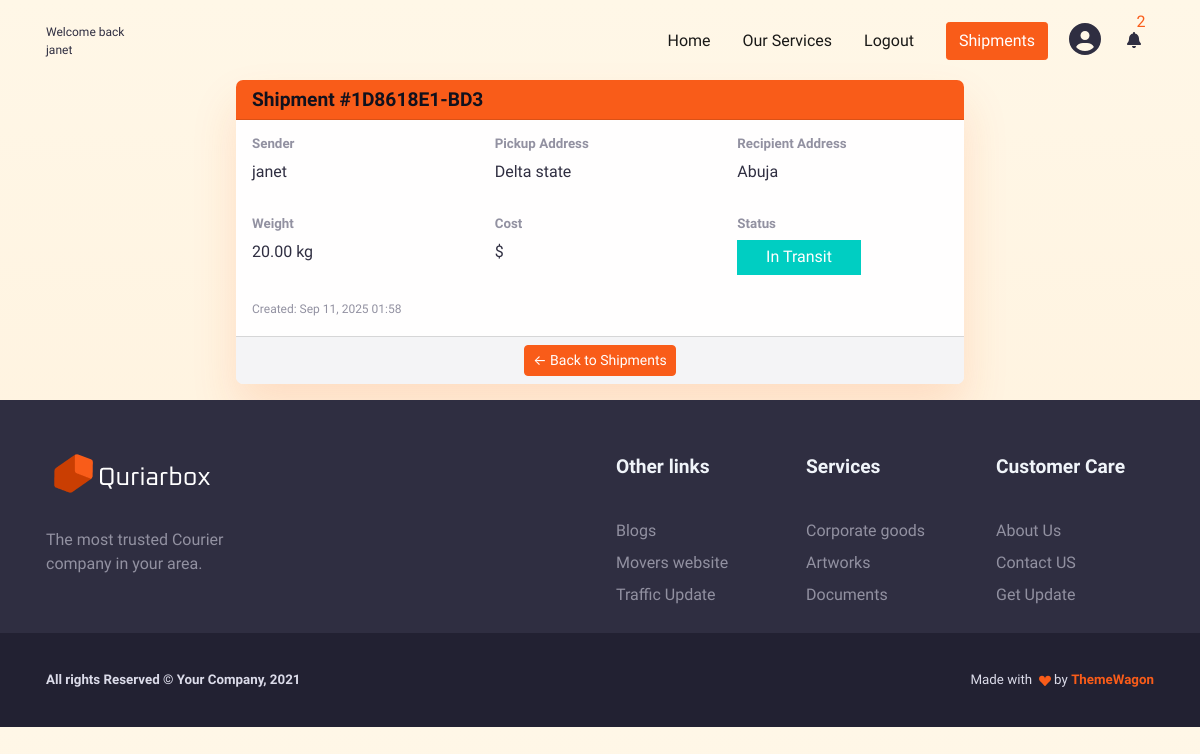
Screenshot of /shipments/24 (signed in) with the database file from the repository.
### shipments/models.py (models this page shows, shortened)
class Shipment(models.Model):
    STATUS_CHOICES = [
        ("PENDING", "Pending"),
        ("IN_TRANSIT", "In Transit"),
        ("DELIVERED", "Delivered"),
        ("CANCELED", "Cancelled"),
    ]
    user = models.ForeignKey(User, on_delete=models.CASCADE, related_name="shipments")
    tracking_number = models.CharField(max_length=20, unique=True, blank=True)
    origin_address = models.TextField(max_length=255)
    destination_address = models.TextField(max_length=255)
    weight = models.DecimalField(max_digits=6, decimal_places=2)
    status = models.CharField(max_length=20, choices=STATUS_CHOICES, default="PENDING")
    created_at = models.DateTimeField(auto_now_add=True)
    updated_at = models.DateTimeField(auto_now=True)

### shipments/views.py (the view)
# urls.py: path("<int:pk>", ShipmentDetailView.as_view(), name="detail"),
class ShipmentDetailView(LoginRequiredMixin, DetailView):
    model = Shipment
    template_name = "shipments/detail.html"
    context_object_name = "shipment"
    login_url = "users:login"

### notifications/context_processor.py (called while the page is built)
def notifications_count(request):
    if not request.user.is_authenticated:
        return {}
    unread_count = Notification.objects.filter(recipient=request.user,is_read=False).count()
    recent = Notification.objects.filter(recipient=request.user)[:6]
    return {
        "unread_notification_count": unread_count,
        "recent_notifications": recent}

### shipments/templates/shipments/detail.html (shortened to what this page needs)
{% extends "base.html" %}
{% load static %}
{% block content %}
<div class="container mt-7 mb-3">
    <div class="row justify-content-center">
        <div class="col-md-8">
            <div class="card shadow-sm border-0 rounded-lg">
                <div class="card-header bg-primary text-white">
                    <h5 class="mb-0">Shipment #{{ shipment.tracking_number }}</h5>
                </div>
                <div class="card-body">
                    <div class="row mb-3">
                        <div class="col-4">
                            <h6 class="text-muted">Sender</h6>
                            <p>{{ shipment.user.username }}</p>
                        </div>
                         <div class="col-4">
                            <h6 class="text-muted">Pickup Address</h6>
                            <p>{{ shipment.origin_address }}</p>
                        </div>
                         <div class="col-4">
                            <h6 class="text-muted">Recipient Address</h6>
                            <p>{{ shipment.destination_address }}</p>
                        </div>
                    </div>
                    <div class="row mb-3">
                        <div class="col-4">
                            <h6 class="text-muted">Weight</h6>
                            <p>{{ shipment.weight }} kg</p>
                        </div>
                        <div class="col-4">
                            <h6 class="text-muted">Cost</h6>
                            <p>${{ shipment.cost }}</p>
                        </div>
                        <div class="col-4">
                            <h6 class="text-muted">Status</h6>
                            <span class="badge {% if shipment.status == 'PENDING' %} bg-warning {% elif shipment.status == 'IN_TRANSIT' %} bg-info {% elif shipment.status == 'DELIVERED' %} bg-success {% endif %}">
                                {{ shipment.get_status_display }}
                            </span>
                        </div>
                    </div>
                    <div class="row">
                        <div class="col-12 text-muted">
                            <small>Created: {{ shipment.created_at|date:"M d, Y H:i" }}</small>
                        </div>
                    </div>
                </div>
                {% if request.user.profile.role == 'customer' %}
                <div class="card-footer d-flex justify-content-around">
                    <a href="{% url 'shipments:list' %}" class="btn btn-primary btn-sm">← Back to Shipments</a>
                </div>
                {% endif %}
            </div>
        </div>
    </div>
</div>
{% endblock %}

### templates/includes/_navbar.html (shortened to what this page needs)
  {% load static %}
    <main class="main" id="top">
      <nav class="navbar navbar-expand-lg navbar-light fixed-top py-3 d-block" data-navbar-on-scroll="data-navbar-on-scroll">
        <div class="container">
           {% if request.user.is_authenticated %}
                <span style="font-size:12px"> Welcome back <br/> {{ request.user.username }} </span>
            {% else %}
          <a class="navbar-brand" href="#"><img src="{% static 'img/gallery/logo.png' %}" height="45" alt="logo" /></a>
              {% endif %}
          <div class="collapse navbar-collapse border-top border-lg-0 mt-4 mt-lg-0" id="navbarSupportedContent">
            <ul class="navbar-nav ms-auto pt-2 pt-lg-0 font-base">
              <li class="nav-item px-2">
                <a class="nav-link" aria-current="page" href="{% url 'home'%}">Home</a>
              </li>
              <li class="nav-item px-2">
                <a class="nav-link" href="#services">Our Services
                </a>
              </li>
              <li class="nav-item px-2">
                {% if request.user.is_authenticated %}
                  <a class="nav-link" href="{% url 'users:logout' %}">Logout</a>
                {% else %}
                  <a class="nav-link" href="{% url 'users:login' %}">Login</a>
                {% endif %}
              </li>
            </ul>
            {% if request.user.is_authenticated %}
              {% if request.user.profile.role == 'customer'%}
                  <a class="btn btn-primary order-1 order-lg-0 ms-lg-3" href="{% url 'shipments:list' %}">Shipments</a>
              {% elif request.user.profile.role == "courier" %}
                  <a class="btn btn-primary order-1 order-lg-0 ms-lg-3" href="{% url 'delivery:list' %}">Assigned deliveries</a>
              {% elif request.user.profile.role == "admin" %}
                  <a class="btn btn-primary order-1 order-lg-0 ms-lg-3" href="/admin">Admin panel</a>
              {% endif %}
               <a class="btn  ms-2" href="{% url 'users:profile' %}"><i class="fas fa-2x fa-user-circle "></i>
              </a>
            {% else %}
              <a class="btn btn-primary order-1 order-lg-0 ms-lg-3" href="{% url 'users:register' %}">Register</a>
            {% endif %}
            <li class="nav-item dropdown list-unstyled">
            <a class="btn" href="#" id="navbarDropdownNotifications" role="button"
              data-bs-toggle="dropdown" aria-expanded="false">
              <i class="fas fa-bell fa-1x"></i>
              {% if unread_notification_count > 0 %}
                 <span class="text-primary position-absolute top-0 start-90 translate-middle">
                  {{ unread_notification_count }}
                 </span>
              {% endif %}
            </a>
          </li>
          </div>
        </div>
      </nav>

### rows the page displays
Shipment: tracking_number "1D8618E1-BD3", user.username "janet", origin_address "Delta state", destination_address "Abuja", weight "20.00", status "In Transit", created_at "Sep 11, 2025 01:58"

### other values shown
{{ request.user.username }} "janet"
{{ unread_notification_count }} "2"
